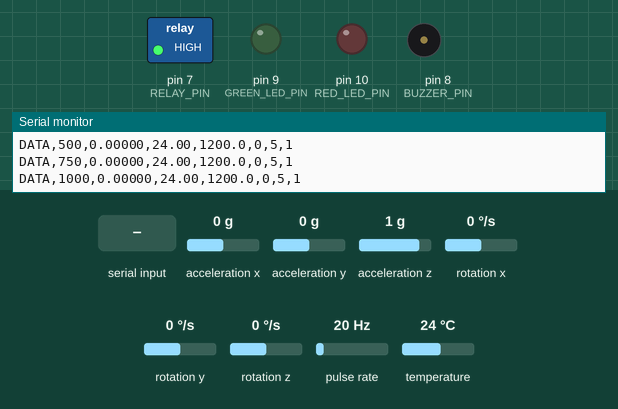
Recording of a sketch running on a simulated Arduino Uno, built with avr-gcc and run on an emulated ATmega328P. Shown: switched loads named in the sketch (green lamp = pin HIGH), output pins drawn as LEDs (lit = HIGH), buzzer (waves = sounding, pin HIGH), the last lines printed to the serial monitor. Wiring (inferred from the names in the program): pulse sensor: data pin 2. The inputs (shaded band) are chosen by the test bench; at power-on: acceleration x 0 g, acceleration y 0 g, acceleration z 1 g, rotation x 0 °/s, rotation y 0 °/s, rotation z 0 °/s, pulse rate 20 Hz, temperature 24 °C.

Above: at 1.2 s.
1.3 s: "RELAY,1\n" received over Serial
At 2.1 s:
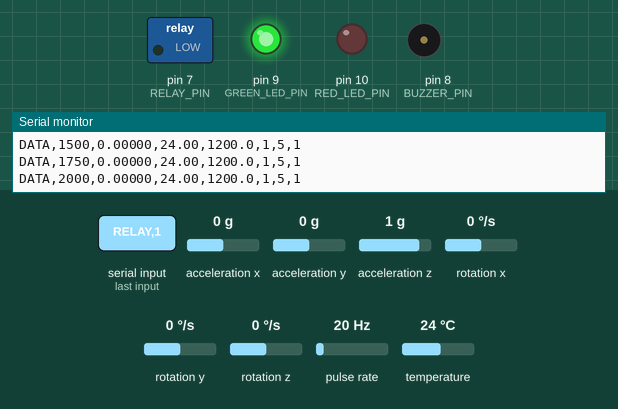
At 3.5 s:
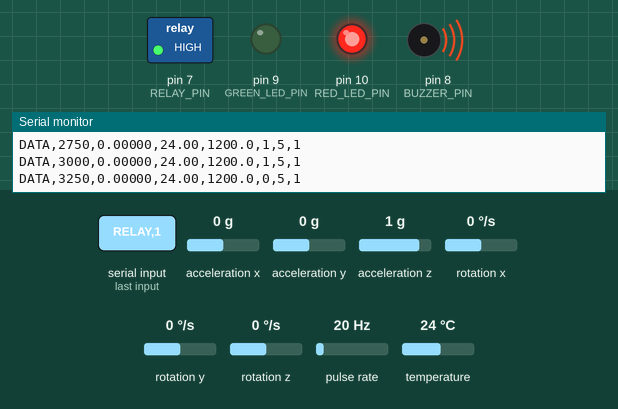
Timing chart, 0 to 5.0 s (numbered marks = the images above; inputs shaded):
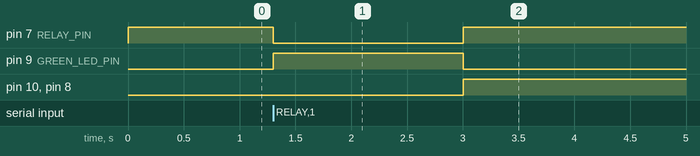

Measured:
- after the input at 1.3 s, pin 7 (RELAY_PIN): HIGH → LOW at once, → HIGH 1.7 s later; pin 9 (GREEN_LED_PIN): LOW → HIGH at once, → LOW 1.7 s later

The sketch:

motor_guardian.ino
```cpp
/*
  MOTOR GUARDIAN - Arduino Uno hardware firmware v1
  Hardware:
    MPU6050: SDA=A4, SCL=A5, VCC=5V or 3.3V as required by breakout, GND=GND
    IR obstacle sensor OUT=D2, VCC/GND as required by module
    Relay IN=D7 (relay contacts switch LOW-VOLTAGE fan supply only)
    Buzzer=D8, green LED=D9, red LED=D10 (LEDs need series resistors)

  Serial protocol at 115200 baud:
    PC -> PING
    PC -> RELAY,1
    PC -> RELAY,0
    Arduino -> DATA,millis,vib_g,chip_temp_c,rpm,relay,pulses,sensor_ok

  SAFETY:
    - Relay is OFF on boot, MPU6050 failure, or loss of PC heartbeat for 3 seconds.
    - Use relay contacts ONLY with the low-voltage demo fan. Never connect mains.
    - Verify whether your relay module is active-low. Change RELAY_ACTIVE_LOW if needed.
    - IR sensor must see one reflective mark/slot per revolution for PULSES_PER_REV=1.
*/

#include <Wire.h>
#include <Adafruit_MPU6050.h>
#include <Adafruit_Sensor.h>

Adafruit_MPU6050 mpu;

const uint8_t IR_PIN = 2;       // Uno external interrupt pin
const uint8_t RELAY_PIN = 7;
const uint8_t BUZZER_PIN = 8;
const uint8_t GREEN_LED_PIN = 9;
const uint8_t RED_LED_PIN = 10;

const bool RELAY_ACTIVE_LOW = true;  // Common relay-module setting; verify your board.
const uint8_t PULSES_PER_REV = 1;    // One reflective mark/slot per fan revolution.
const unsigned long SAMPLE_INTERVAL_MS = 20;   // ~50 Hz accelerometer sampling
const unsigned long REPORT_INTERVAL_MS = 250;  // 4 telemetry reports per second
const unsigned long HEARTBEAT_TIMEOUT_MS = 3000;

volatile unsigned long irPulses = 0;
unsigned long lastHeartbeatMs = 0;
unsigned long lastSampleMs = 0;
unsigned long lastReportMs = 0;
unsigned long lastPulseSnapshot = 0;

float vibrationSumSq = 0.0f;
unsigned int vibrationSamples = 0;
bool mpuOk = false;
bool relayOn = false;
float latestChipTempC = NAN;
float latestVibrationG = 0.0f;
float latestRpm = 0.0f;

void countIrPulse() {
  irPulses++;
}

void setRelay(bool on) {
  relayOn = on;
  const uint8_t energized = RELAY_ACTIVE_LOW ? LOW : HIGH;
  const uint8_t deenergized = RELAY_ACTIVE_LOW ? HIGH : LOW;
  digitalWrite(RELAY_PIN, on ? energized : deenergized);
  digitalWrite(GREEN_LED_PIN, on ? HIGH : LOW);
}

void safeStop() {
  setRelay(false);
  digitalWrite(BUZZER_PIN, HIGH);
  digitalWrite(RED_LED_PIN, HIGH);
}

void clearAlarmIndicators() {
  digitalWrite(BUZZER_PIN, LOW);
  digitalWrite(RED_LED_PIN, LOW);
}

void handleCommand(String command) {
  command.trim();
  if (command == "PING") {
    lastHeartbeatMs = millis();
    return;
  }

  if (command == "RELAY,0") {
    setRelay(false);
    clearAlarmIndicators();
    return;
  }

  if (command == "RELAY,1") {
    // Require a recent PC heartbeat and a working accelerometer.
    if (mpuOk && (millis() - lastHeartbeatMs <= HEARTBEAT_TIMEOUT_MS)) {
      setRelay(true);
      clearAlarmIndicators();
    } else {
      safeStop();
    }
  }
}

void readSerialCommands() {
  static String input = "";
  while (Serial.available() > 0) {
    char ch = (char)Serial.read();
    if (ch == '\n') {
      handleCommand(input);
      input = "";
    } else if (ch != '\r' && input.length() < 40) {
      input += ch;
    } else if (input.length() >= 40) {
      input = "";
    }
  }
}

void setup() {
  // Set output pins to safe state immediately.
  pinMode(RELAY_PIN, OUTPUT);
  pinMode(BUZZER_PIN, OUTPUT);
  pinMode(GREEN_LED_PIN, OUTPUT);
  pinMode(RED_LED_PIN, OUTPUT);
  setRelay(false);
  clearAlarmIndicators();

  pinMode(IR_PIN, INPUT_PULLUP);
  attachInterrupt(digitalPinToInterrupt(IR_PIN), countIrPulse, FALLING);

  Serial.begin(115200);
  Wire.begin();

  mpuOk = mpu.begin();
  if (mpuOk) {
    mpu.setAccelerometerRange(MPU6050_RANGE_4_G);
    mpu.setGyroRange(MPU6050_RANGE_500_DEG);
    mpu.setFilterBandwidth(MPU6050_BAND_21_HZ);
  } else {
    safeStop();
  }

  lastHeartbeatMs = millis();
  lastSampleMs = millis();
  lastReportMs = millis();
}

void loop() {
  readSerialCommands();

  const unsigned long now = millis();

  // Fail-safe: stop if the dashboard/PC stops sending heartbeat messages.
  if (now - lastHeartbeatMs > HEARTBEAT_TIMEOUT_MS) {
    safeStop();
  }

  if (!mpuOk) {
    safeStop();
  }

  // Accelerometer sampling at approximately 50 Hz.
  if (mpuOk && now - lastSampleMs >= SAMPLE_INTERVAL_MS) {
    lastSampleMs = now;
    sensors_event_t accel, gyro, temp;
    mpu.getEvent(&accel, &gyro, &temp);

    const float magnitude = sqrt(
      accel.acceleration.x * accel.acceleration.x +
      accel.acceleration.y * accel.acceleration.y +
      accel.acceleration.z * accel.acceleration.z
    );

    // Approximate dynamic acceleration magnitude after removing gravity.
    // This is acceleration in g, NOT vibration velocity in mm/s.
    const float dynamicG = (magnitude - 9.80665f) / 9.80665f;
    vibrationSumSq += dynamicG * dynamicG;
    vibrationSamples++;
    latestChipTempC = temp.temperature;
  }

  // Report telemetry four times per second.
  if (now - lastReportMs >= REPORT_INTERVAL_MS) {
    const unsigned long elapsedMs = now - lastReportMs;
    lastReportMs = now;

    if (vibrationSamples > 0) {
      latestVibrationG = sqrt(vibrationSumSq / vibrationSamples);
    } else {
      latestVibrationG = 0.0f;
    }
    vibrationSumSq = 0.0f;
    vibrationSamples = 0;

    unsigned long pulseSnapshot;
    noInterrupts();
    pulseSnapshot = irPulses;
    interrupts();

    const unsigned long newPulses = pulseSnapshot - lastPulseSnapshot;
    lastPulseSnapshot = pulseSnapshot;
    latestRpm = (elapsedMs > 0)
      ? (newPulses * 60000.0f) / (PULSES_PER_REV * elapsedMs)
      : 0.0f;

    Serial.print("DATA,");
    Serial.print(now);
    Serial.print(",");
    Serial.print(latestVibrationG, 5);
    Serial.print(",");
    Serial.print(latestChipTempC, 2);
    Serial.print(",");
    Serial.print(latestRpm, 1);
    Serial.print(",");
    Serial.print(relayOn ? 1 : 0);
    Serial.print(",");
    Serial.print(newPulses);
    Serial.print(",");
    Serial.println(mpuOk ? 1 : 0);
  }
}
```
